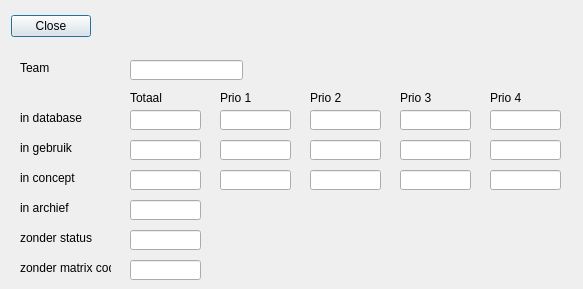
<?xml version="1.0" encoding="UTF-8"?>
<ui version="4.0">
 <class>Dialog</class>
 <widget class="QDialog" name="Dialog">
  <property name="geometry">
   <rect>
    <x>0</x>
    <y>0</y>
    <width>583</width>
    <height>289</height>
   </rect>
  </property>
  <property name="windowTitle">
   <string>Dialog</string>
  </property>
  <widget class="QDialogButtonBox" name="buttonBox">
   <property name="geometry">
    <rect>
     <x>10</x>
     <y>10</y>
     <width>81</width>
     <height>32</height>
    </rect>
   </property>
   <property name="orientation">
    <enum>Qt::Horizontal</enum>
   </property>
   <property name="standardButtons">
    <set>QDialogButtonBox::Close</set>
   </property>
  </widget>
  <widget class="QLabel" name="label">
   <property name="geometry">
    <rect>
     <x>20</x>
     <y>60</y>
     <width>81</width>
     <height>16</height>
    </rect>
   </property>
   <property name="text">
    <string>Team</string>
   </property>
  </widget>
  <widget class="QLabel" name="label_2">
   <property name="geometry">
    <rect>
     <x>20</x>
     <y>110</y>
     <width>81</width>
     <height>16</height>
    </rect>
   </property>
   <property name="text">
    <string>in database</string>
   </property>
  </widget>
  <widget class="QLabel" name="label_3">
   <property name="geometry">
    <rect>
     <x>20</x>
     <y>140</y>
     <width>81</width>
     <height>16</height>
    </rect>
   </property>
   <property name="text">
    <string>in gebruik</string>
   </property>
  </widget>
  <widget class="QLabel" name="label_4">
   <property name="geometry">
    <rect>
     <x>20</x>
     <y>170</y>
     <width>81</width>
     <height>16</height>
    </rect>
   </property>
   <property name="text">
    <string>in concept</string>
   </property>
  </widget>
  <widget class="QLabel" name="label_5">
   <property name="geometry">
    <rect>
     <x>20</x>
     <y>200</y>
     <width>81</width>
     <height>16</height>
    </rect>
   </property>
   <property name="text">
    <string>in archief</string>
   </property>
  </widget>
  <widget class="QLabel" name="label_6">
   <property name="geometry">
    <rect>
     <x>20</x>
     <y>230</y>
     <width>81</width>
     <height>16</height>
    </rect>
   </property>
   <property name="text">
    <string>zonder status</string>
   </property>
  </widget>
  <widget class="QLabel" name="label_7">
   <property name="geometry">
    <rect>
     <x>20</x>
     <y>260</y>
     <width>91</width>
     <height>16</height>
    </rect>
   </property>
   <property name="text">
    <string>zonder matrix code</string>
   </property>
  </widget>
  <widget class="QLabel" name="label_8">
   <property name="geometry">
    <rect>
     <x>130</x>
     <y>90</y>
     <width>81</width>
     <height>16</height>
    </rect>
   </property>
   <property name="text">
    <string>Totaal</string>
   </property>
  </widget>
  <widget class="QLabel" name="label_9">
   <property name="geometry">
    <rect>
     <x>310</x>
     <y>90</y>
     <width>81</width>
     <height>16</height>
    </rect>
   </property>
   <property name="text">
    <string>Prio 2</string>
   </property>
  </widget>
  <widget class="QLabel" name="label_10">
   <property name="geometry">
    <rect>
     <x>220</x>
     <y>90</y>
     <width>81</width>
     <height>16</height>
    </rect>
   </property>
   <property name="text">
    <string>Prio 1</string>
   </property>
  </widget>
  <widget class="QLabel" name="label_11">
   <property name="geometry">
    <rect>
     <x>400</x>
     <y>90</y>
     <width>81</width>
     <height>16</height>
    </rect>
   </property>
   <property name="text">
    <string>Prio 3</string>
   </property>
  </widget>
  <widget class="QLabel" name="label_12">
   <property name="geometry">
    <rect>
     <x>490</x>
     <y>90</y>
     <width>81</width>
     <height>16</height>
    </rect>
   </property>
   <property name="text">
    <string>Prio 4</string>
   </property>
  </widget>
  <widget class="QLineEdit" name="team">
   <property name="geometry">
    <rect>
     <x>130</x>
     <y>60</y>
     <width>113</width>
     <height>20</height>
    </rect>
   </property>
  </widget>
  <widget class="QLineEdit" name="totaal">
   <property name="geometry">
    <rect>
     <x>130</x>
     <y>110</y>
     <width>71</width>
     <height>20</height>
    </rect>
   </property>
  </widget>
  <widget class="QLineEdit" name="totaal_prio_1">
   <property name="geometry">
    <rect>
     <x>220</x>
     <y>110</y>
     <width>71</width>
     <height>20</height>
    </rect>
   </property>
  </widget>
  <widget class="QLineEdit" name="totaal_prio_2">
   <property name="geometry">
    <rect>
     <x>310</x>
     <y>110</y>
     <width>71</width>
     <height>20</height>
    </rect>
   </property>
  </widget>
  <widget class="QLineEdit" name="totaal_prio_3">
   <property name="geometry">
    <rect>
     <x>400</x>
     <y>110</y>
     <width>71</width>
     <height>20</height>
    </rect>
   </property>
  </widget>
  <widget class="QLineEdit" name="totaal_prio_4">
   <property name="geometry">
    <rect>
     <x>490</x>
     <y>110</y>
     <width>71</width>
     <height>20</height>
    </rect>
   </property>
  </widget>
  <widget class="QLineEdit" name="prio_4_in_gebruik">
   <property name="geometry">
    <rect>
     <x>490</x>
     <y>140</y>
     <width>71</width>
     <height>20</height>
    </rect>
   </property>
  </widget>
  <widget class="QLineEdit" name="totaal_in_gebruik">
   <property name="geometry">
    <rect>
     <x>130</x>
     <y>140</y>
     <width>71</width>
     <height>20</height>
    </rect>
   </property>
  </widget>
  <widget class="QLineEdit" name="prio_2_in_gebruik">
   <property name="geometry">
    <rect>
     <x>310</x>
     <y>140</y>
     <width>71</width>
     <height>20</height>
    </rect>
   </property>
  </widget>
  <widget class="QLineEdit" name="prio_3_in_gebruik">
   <property name="geometry">
    <rect>
     <x>400</x>
     <y>140</y>
     <width>71</width>
     <height>20</height>
    </rect>
   </property>
  </widget>
  <widget class="QLineEdit" name="prio_1_in_gebruik">
   <property name="geometry">
    <rect>
     <x>220</x>
     <y>140</y>
     <width>71</width>
     <height>20</height>
    </rect>
   </property>
  </widget>
  <widget class="QLineEdit" name="prio_4_concept">
   <property name="geometry">
    <rect>
     <x>490</x>
     <y>170</y>
     <width>71</width>
     <height>20</height>
    </rect>
   </property>
  </widget>
  <widget class="QLineEdit" name="totaal_in_concept">
   <property name="geometry">
    <rect>
     <x>130</x>
     <y>170</y>
     <width>71</width>
     <height>20</height>
    </rect>
   </property>
  </widget>
  <widget class="QLineEdit" name="prio_2_concept">
   <property name="geometry">
    <rect>
     <x>310</x>
     <y>170</y>
     <width>71</width>
     <height>20</height>
    </rect>
   </property>
  </widget>
  <widget class="QLineEdit" name="prio_3_concept">
   <property name="geometry">
    <rect>
     <x>400</x>
     <y>170</y>
     <width>71</width>
     <height>20</height>
    </rect>
   </property>
  </widget>
  <widget class="QLineEdit" name="prio_1_concept">
   <property name="geometry">
    <rect>
     <x>220</x>
     <y>170</y>
     <width>71</width>
     <height>20</height>
    </rect>
   </property>
  </widget>
  <widget class="QLineEdit" name="totaal_in_archief">
   <property name="geometry">
    <rect>
     <x>130</x>
     <y>200</y>
     <width>71</width>
     <height>20</height>
    </rect>
   </property>
  </widget>
  <widget class="QLineEdit" name="totaal_zonder_prio">
   <property name="geometry">
    <rect>
     <x>130</x>
     <y>260</y>
     <width>71</width>
     <height>20</height>
    </rect>
   </property>
  </widget>
  <widget class="QLineEdit" name="totaal_geen_status">
   <property name="geometry">
    <rect>
     <x>130</x>
     <y>230</y>
     <width>71</width>
     <height>20</height>
    </rect>
   </property>
  </widget>
 </widget>
 <resources/>
 <connections>
  <connection>
   <sender>buttonBox</sender>
   <signal>accepted()</signal>
   <receiver>Dialog</receiver>
   <slot>accept()</slot>
   <hints>
    <hint type="sourcelabel">
     <x>248</x>
     <y>254</y>
    </hint>
    <hint type="destinationlabel">
     <x>157</x>
     <y>274</y>
    </hint>
   </hints>
  </connection>
  <connection>
   <sender>buttonBox</sender>
   <signal>rejected()</signal>
   <receiver>Dialog</receiver>
   <slot>reject()</slot>
   <hints>
    <hint type="sourcelabel">
     <x>316</x>
     <y>260</y>
    </hint>
    <hint type="destinationlabel">
     <x>286</x>
     <y>274</y>
    </hint>
   </hints>
  </connection>
 </connections>
</ui>
